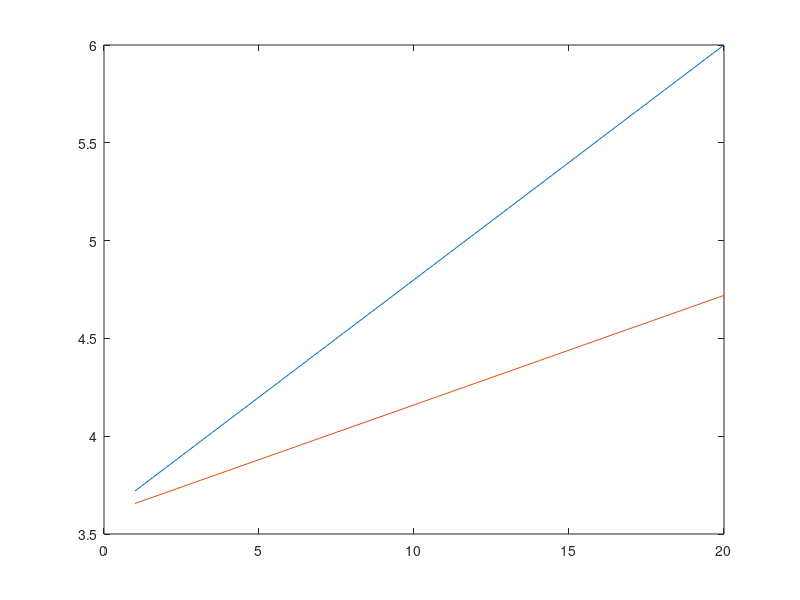

This chart was generated by the following MATLAB code: (Note: this script raises an error after producing the figure.)
%plot Dw/D vs. x/D

x = linspace(1,20,100);
%park model
D2 = 3.6;
k = 0.06;
Dw = D2+2*k*x;

plot(x,Dw)

hold on

%revised park model
kr = 0.028;
D2 = 3.6;
Dwr = D2+2*kr*x;

plot(x,Dwr)
hold on
%entrainment model

x1 = linspace(1,20,100);
E = 0.13;
x0 = (((1-2*a).^(3/2)*(1-a).^.5)/(6*E*2*a))/3.6;
X = ((6*E)/((2*a*(1-a)).^.5))*(x1-x0);
a = 0.276;

%DwE = ((2*a(1-a)).^.5)*(X.^(2/3)+1)./(X.^(1/3))
DwE = zeros(1,length(X));
for i = 1:length(X)
    DwE(i) = (2*a*(1-a))^(0.5)*(X(i)^(2/3)+1)/(X(i)^(1/3));
end
l = length(x)
L = length(DwE)
plot(x,DwE)
title('Wake Models')
xlabel('Dw(x)/D')
ylabel('x/D')

